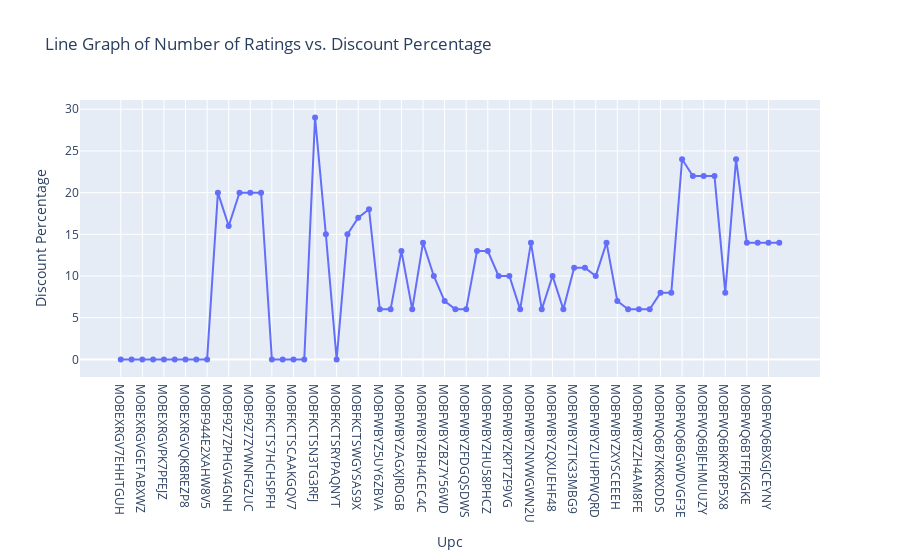

Notebook code cell kept with this figure:
### Code cell
import plotly.express as px

# Assuming 'data' is your DataFrame
figure = px.line(data_frame=data, 
                 x="Upc", 
                 y="Discount Percentage",  # Assuming you want to plot discount percentage
                 title="Line Graph of Number of Ratings vs. Discount Percentage",
                 markers=True)  # Optional: adds markers to the line

figure.show()

### Figure 1 — Plotly figure (JSON) as saved in the notebook; plotly's stock layout.template omitted (floating-point values rounded to 4 significant figures)
{"data": [{"hovertemplate": "Upc=%{x}<br>Discount Percentage=%{y}<extra></extra>", "legendgroup": "", "line": {"color": "#636efa", "dash": "solid"}, "marker": {"symbol": "circle"}, "mode": "lines+markers", "name": "", "orientation": "v", "showlegend": false, "type": "scatter", "x": ["MOBEXRGV7EHHTGUH", "MOBEXRGVAC6TJT4F", "MOBEXRGVGETABXWZ", "MOBEXRGVMZWUHCBA", "MOBEXRGVPK7PFEJZ", "MOBEXRGVQGYYP8FV", "MOBEXRGVQKBREZP8", "MOBEXRGVZFZGZEWV", "MOBF944E2XAHW8V5", "MOBF9Z7ZHQC23PWQ", "MOBF9Z7ZPHGV4GNH", "MOBF9Z7ZS6GF5UAP", "MOBF9Z7ZYWNFGZUC", "MOBF9Z7ZZY3HCDZZ", "MOBFKCTS7HCHSPFH", "MOBFKCTSAPAYNSGG", "MOBFKCTSCAAKGQV7", "MOBFKCTSKDMKCGQS", "MOBFKCTSN3TG3RFJ", "MOBFKCTSRTHRQTFT", "MOBFKCTSRYPAQNYT", "MOBFKCTSSJCWYGCC", "MOBFKCTSWGYSAS9X", "MOBFRFXHPZCHAPEH", "MOBFWBYZ5UY6ZBVA", "MOBFWBYZ8STJXCVT", "MOBFWBYZAGXJRDGB", "MOBFWBYZBA36UB7G", "MOBFWBYZBH4CEC4C", "MOBFWBYZBTZFGJF9", "MOBFWBYZBZ7Y56WD", "MOBFWBYZEF6XQ5ZW", "MOBFWBYZFDGQSDWS", "MOBFWBYZH2AMPNPD", "MOBFWBYZHU58PHCZ", "MOBFWBYZK3HACR72", "MOBFWBYZKPTZF9VG", "MOBFWBYZNSNVGGZC", "MOBFWBYZNVWGWN2U", "MOBFWBYZQVKT77YH", "MOBFWBYZQXUEHF48", "MOBFWBYZTHSXKMGW", "MOBFWBYZTK33MBG9", "MOBFWBYZU5FWK2VP", "MOBFWBYZUHPFWQRD", "MOBFWBYZXSEGBS6F", "MOBFWBYZXYSCEEEH", "MOBFWBYZZABKHZQA", "MOBFWBYZZH4AM8FE", "MOBFWBYZZPW8JHQF", "MOBFWQ6B7KKRXDDS", "MOBFWQ6BEZTNK59G", "MOBFWQ6BGWDVGF3E", "MOBFWQ6BHUEVZPXD", "MOBFWQ6BJEHMUUZY", "MOBFWQ6BJTVFKPEJ", "MOBFWQ6BKRYBP5X8", "MOBFWQ6BR3MK7AUG", "MOBFWQ6BTFFJKGKE", "MOBFWQ6BVWVEH3XE", "MOBFWQ6BXGJCEYNY", "MOBFWQ6BYYV3FCU7"], "xaxis": "x", "y": [0, 0, 0, 0, 0, 0, 0, 0, 0, 20, 16, 20, 20, 20, 0, 0, 0, 0, 29, 15, 0, 15, 17, 18, 6, 6, 13, 6, 14, 10, 7, 6, 6, 13, 13, 10, 10, 6, 14, 6, 10, 6, 11, 11, 10, 14, 7, 6, 6, 6, 8, 8, 24, 22, 22, 22, 8, 24, 14, 14, 14, 14], "yaxis": "y"}], "layout": {"legend": {"tracegroupgap": 0}, "title": {"text": "Line Graph of Number of Ratings vs. Discount Percentage"}, "xaxis": {"anchor": "y", "domain": [0, 1], "title": {"text": "Upc"}}, "yaxis": {"anchor": "x", "domain": [0, 1], "title": {"text": "Discount Percentage"}}}}
